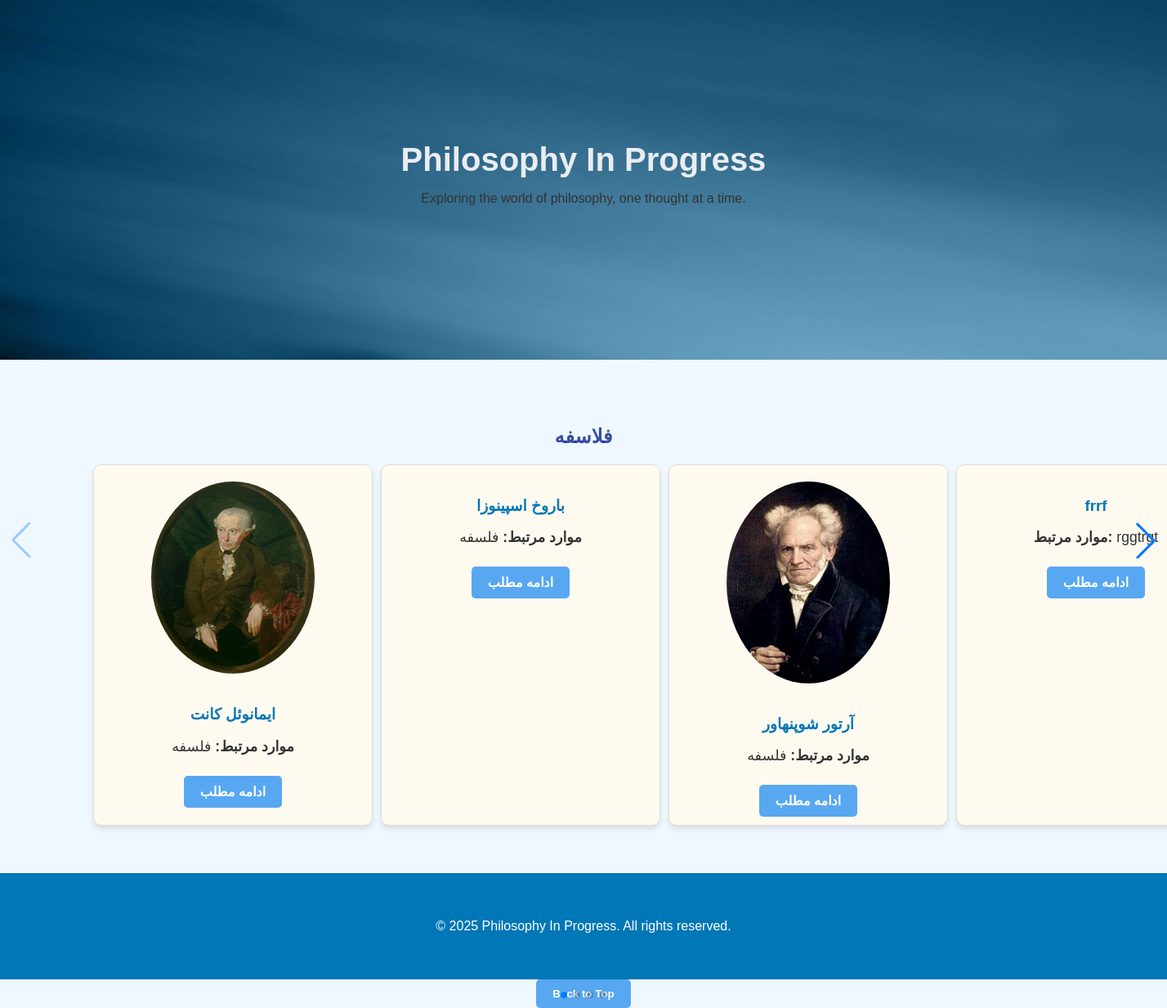
The page / on the database its author committed.
### PhiloApp/models.py (models this page shows)
class Philosophers(models.Model):
    FullName = models.CharField(max_length = 100)
    BirthDate = models.TextField()
    Bio = models.TextField()
    KeyIdeas = models.TextField()
    picture = models.ImageField(upload_to='philosopher_images',null=True,blank=True)

### PhiloApp/views.py (the view)
# urls.py: path('', index, name='index'),
def index(request):
    Philosophers_content = Philosophers.objects.all()
    Schools_content = Schools.objects.all()
    context = {'Philosophers' : Philosophers_content,
               'Schools': Schools_content
               }
    return render(request, 'index.html', context=context)

### PhiloApp/templates/index.html (shortened to what this page needs)
{% load static %}
<!DOCTYPE html>
<html lang="en">
  <head>
    <link rel="stylesheet" href="{% static 'css/styles.css' %}" />
    <link rel="stylesheet" href="{% static 'css/Swiper.css' %}" />
    <link
      rel="stylesheet"
      href="https://unpkg.com/swiper/swiper-bundle.min.css"
    />
  </head>
  <body>
    <header>
      <h1>Philosophy In Progress</h1>
      <p>Exploring the world of philosophy, one thought at a time.</p>
    </header>
    <section class="philosophers-section">
      <div class="container">
        <h2>فلاسفه</h2>
        <div class="swiper-container philosophers-slider">
          <div class="swiper-wrapper">
            {% for philosopher in Philosophers %}
            <div class="swiper-slide philosopher-card">
              {% if philosopher.picture %}
              <img
                src="{{ philosopher.picture.url }}"
                alt="{{ philosopher.FullName }}"
                class="philosopher-image"
              />
              {% endif %}
              <h3>{{ philosopher.FullName }}</h3>
              <p><strong>موارد مرتبط:</strong> {{ philosopher.KeyIdeas }}</p>
              <a
                href="{% url 'philosopher_detail' philosopher.id %}"
                class="btn"
                >ادامه مطلب</a
              >
            </div>
            {% endfor %}
          </div>
          <div class="swiper-pagination"></div>
          <div class="swiper-button-prev"></div>
          <div class="swiper-button-next"></div>
        </div>
      </div>
    </section>
    <footer>
      <div class="container">
        <p>&copy; 2025 Philosophy In Progress. All rights reserved.</p>
      </div>
    </footer>
    <button id="back-to-top" class="btn">Back to Top</button>
  </body>
</html>

### PhiloApp/static/css/styles.css (style rules this page uses)
body { font-family: "Arial", sans-serif; background-color: #f0f8ff; color: #333; margin: 0; padding: 0; text-align: center; }
.container { max-width: 1200px; margin: 0 auto; padding: 20px; }
h1 { color: #e9edf0; text-align: center; }
h2, h3 { color: #0077b6; text-align: center; }
a { color: #00b4d8; text-decoration: none; }
header { background-image: url("images/back3.jpg"); background-size: cover; background-position: center; height: 400px; display: flex; flex-direction: column; align-items: center; justify-content: center; padding: 20px 0; text-align: center; }
header h1 { margin: 0; font-size: 2.5rem; }
.btn { display: inline-block; padding: 10px 20px; background-color: #58a7f1; color: #ffffff; border: none; border-radius: 5px; cursor: pointer; transition: background-color 0.3s ease; font-weight: bold; }
.philosophers-section, .schools-section { padding: 40px 0; text-align: center; }
.philosophers-section h2, .schools-section h2 { color: #102c8ed3; margin-bottom: 20px; }
.philosophers-section p, .schools-section p { font-size: 1.1rem; color: #333; margin-bottom: 20px; }
footer { background-color: #0077b6; color: #fff; text-align: center; padding: 20px 0; margin-top: 40px; }
.philosopher-card, .school-card { background-color: #fff; border: 1px solid #ddd; border-radius: 5px; padding: 20px; margin-bottom: 20px; text-align: center; transition: transform 0.3s ease, box-shadow 0.3s ease; }
.philosopher-card h3, .school-card h3 { color: #0077b6; margin-bottom: 10px; }
.philosopher-card p, .school-card p { color: #333; margin-bottom: 15px; }
.philosopher-card .btn, .school-card .btn { margin-top: 10px; }
.philosopher-image, .detail-image { width: 200px; height: auto; border-radius: 5px; margin-bottom: 15px; }

### rows shown on the page
Philosophers: picture (picture), FullName "ایمانوئل کانت", KeyIdeas "فلسفه"
Philosophers: FullName "باروخ اسپینوزا", KeyIdeas "فلسفه"
Philosophers: picture (picture), FullName "آرتور شوپنهاور", KeyIdeas "فلسفه"
Philosophers: FullName "frrf", KeyIdeas "rggtrgt"
